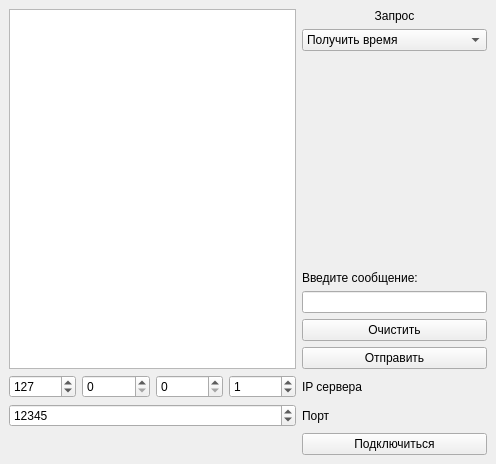
<?xml version="1.0" encoding="UTF-8"?>
<ui version="4.0">
 <class>MainWindow</class>
 <widget class="QMainWindow" name="MainWindow">
  <property name="geometry">
   <rect>
    <x>0</x>
    <y>0</y>
    <width>496</width>
    <height>464</height>
   </rect>
  </property>
  <property name="windowTitle">
   <string>TCPclient</string>
  </property>
  <widget class="QWidget" name="centralwidget">
   <layout class="QGridLayout" name="gridLayout">
    <item row="0" column="0" rowspan="7" colspan="4">
     <widget class="QTextBrowser" name="tb_result">
      <property name="sizePolicy">
       <sizepolicy hsizetype="Preferred" vsizetype="Expanding">
        <horstretch>0</horstretch>
        <verstretch>0</verstretch>
       </sizepolicy>
      </property>
     </widget>
    </item>
    <item row="4" column="4">
     <widget class="QLineEdit" name="le_data">
      <property name="sizePolicy">
       <sizepolicy hsizetype="Preferred" vsizetype="Fixed">
        <horstretch>0</horstretch>
        <verstretch>0</verstretch>
       </sizepolicy>
      </property>
     </widget>
    </item>
    <item row="7" column="3">
     <widget class="QSpinBox" name="spB_ip1">
      <property name="sizePolicy">
       <sizepolicy hsizetype="Preferred" vsizetype="Fixed">
        <horstretch>0</horstretch>
        <verstretch>0</verstretch>
       </sizepolicy>
      </property>
      <property name="maximum">
       <number>255</number>
      </property>
      <property name="value">
       <number>1</number>
      </property>
     </widget>
    </item>
    <item row="5" column="4">
     <widget class="QPushButton" name="pb_clear">
      <property name="sizePolicy">
       <sizepolicy hsizetype="Preferred" vsizetype="Fixed">
        <horstretch>0</horstretch>
        <verstretch>0</verstretch>
       </sizepolicy>
      </property>
      <property name="text">
       <string>Очистить</string>
      </property>
     </widget>
    </item>
    <item row="7" column="2">
     <widget class="QSpinBox" name="spB_ip2">
      <property name="sizePolicy">
       <sizepolicy hsizetype="Preferred" vsizetype="Fixed">
        <horstretch>0</horstretch>
        <verstretch>0</verstretch>
       </sizepolicy>
      </property>
      <property name="maximum">
       <number>255</number>
      </property>
     </widget>
    </item>
    <item row="9" column="4">
     <widget class="QPushButton" name="pb_connect">
      <property name="sizePolicy">
       <sizepolicy hsizetype="Preferred" vsizetype="Fixed">
        <horstretch>0</horstretch>
        <verstretch>0</verstretch>
       </sizepolicy>
      </property>
      <property name="text">
       <string>Подключиться</string>
      </property>
     </widget>
    </item>
    <item row="8" column="0" colspan="4">
     <widget class="QSpinBox" name="spB_port">
      <property name="minimum">
       <number>1</number>
      </property>
      <property name="maximum">
       <number>65535</number>
      </property>
      <property name="value">
       <number>12345</number>
      </property>
     </widget>
    </item>
    <item row="6" column="4">
     <widget class="QPushButton" name="pb_request">
      <property name="sizePolicy">
       <sizepolicy hsizetype="Preferred" vsizetype="Fixed">
        <horstretch>0</horstretch>
        <verstretch>0</verstretch>
       </sizepolicy>
      </property>
      <property name="text">
       <string>Отправить</string>
      </property>
     </widget>
    </item>
    <item row="2" column="4">
     <spacer name="verticalSpacer">
      <property name="orientation">
       <enum>Qt::Vertical</enum>
      </property>
      <property name="sizeHint" stdset="0">
       <size>
        <width>20</width>
        <height>40</height>
       </size>
      </property>
     </spacer>
    </item>
    <item row="0" column="4">
     <widget class="QLabel" name="lb_request">
      <property name="text">
       <string>Запрос</string>
      </property>
      <property name="alignment">
       <set>Qt::AlignCenter</set>
      </property>
     </widget>
    </item>
    <item row="7" column="1">
     <widget class="QSpinBox" name="spB_ip3">
      <property name="sizePolicy">
       <sizepolicy hsizetype="Preferred" vsizetype="Fixed">
        <horstretch>0</horstretch>
        <verstretch>0</verstretch>
       </sizepolicy>
      </property>
      <property name="maximum">
       <number>255</number>
      </property>
     </widget>
    </item>
    <item row="1" column="4">
     <widget class="QComboBox" name="cb_request">
      <property name="sizePolicy">
       <sizepolicy hsizetype="Preferred" vsizetype="Fixed">
        <horstretch>0</horstretch>
        <verstretch>0</verstretch>
       </sizepolicy>
      </property>
      <item>
       <property name="text">
        <string>Получить время</string>
       </property>
      </item>
      <item>
       <property name="text">
        <string>Получить свободное место</string>
       </property>
      </item>
      <item>
       <property name="text">
        <string>Получить статистику</string>
       </property>
      </item>
      <item>
       <property name="text">
        <string>Отправить данные</string>
       </property>
      </item>
      <item>
       <property name="text">
        <string>Очистить память сервера</string>
       </property>
      </item>
     </widget>
    </item>
    <item row="7" column="4">
     <widget class="QLabel" name="lb_ip">
      <property name="text">
       <string>IP сервера</string>
      </property>
     </widget>
    </item>
    <item row="9" column="0">
     <widget class="QLabel" name="lb_connectStatus">
      <property name="text">
       <string/>
      </property>
     </widget>
    </item>
    <item row="8" column="4">
     <widget class="QLabel" name="lb_port">
      <property name="text">
       <string>Порт</string>
      </property>
     </widget>
    </item>
    <item row="7" column="0">
     <widget class="QSpinBox" name="spB_ip4">
      <property name="sizePolicy">
       <sizepolicy hsizetype="Preferred" vsizetype="Fixed">
        <horstretch>0</horstretch>
        <verstretch>0</verstretch>
       </sizepolicy>
      </property>
      <property name="maximum">
       <number>255</number>
      </property>
      <property name="value">
       <number>127</number>
      </property>
     </widget>
    </item>
    <item row="3" column="4">
     <widget class="QLabel" name="label">
      <property name="text">
       <string>Введите сообщение:</string>
      </property>
     </widget>
    </item>
   </layout>
  </widget>
 </widget>
 <tabstops>
  <tabstop>tb_result</tabstop>
  <tabstop>spB_ip4</tabstop>
  <tabstop>spB_ip3</tabstop>
  <tabstop>spB_ip2</tabstop>
  <tabstop>spB_ip1</tabstop>
  <tabstop>spB_port</tabstop>
  <tabstop>cb_request</tabstop>
  <tabstop>le_data</tabstop>
  <tabstop>pb_clear</tabstop>
  <tabstop>pb_request</tabstop>
  <tabstop>pb_connect</tabstop>
 </tabstops>
 <resources/>
 <connections>
  <connection>
   <sender>pb_clear</sender>
   <signal>clicked()</signal>
   <receiver>tb_result</receiver>
   <slot>clear()</slot>
   <hints>
    <hint type="sourcelabel">
     <x>323</x>
     <y>360</y>
    </hint>
    <hint type="destinationlabel">
     <x>242</x>
     <y>348</y>
    </hint>
   </hints>
  </connection>
 </connections>
</ui>
